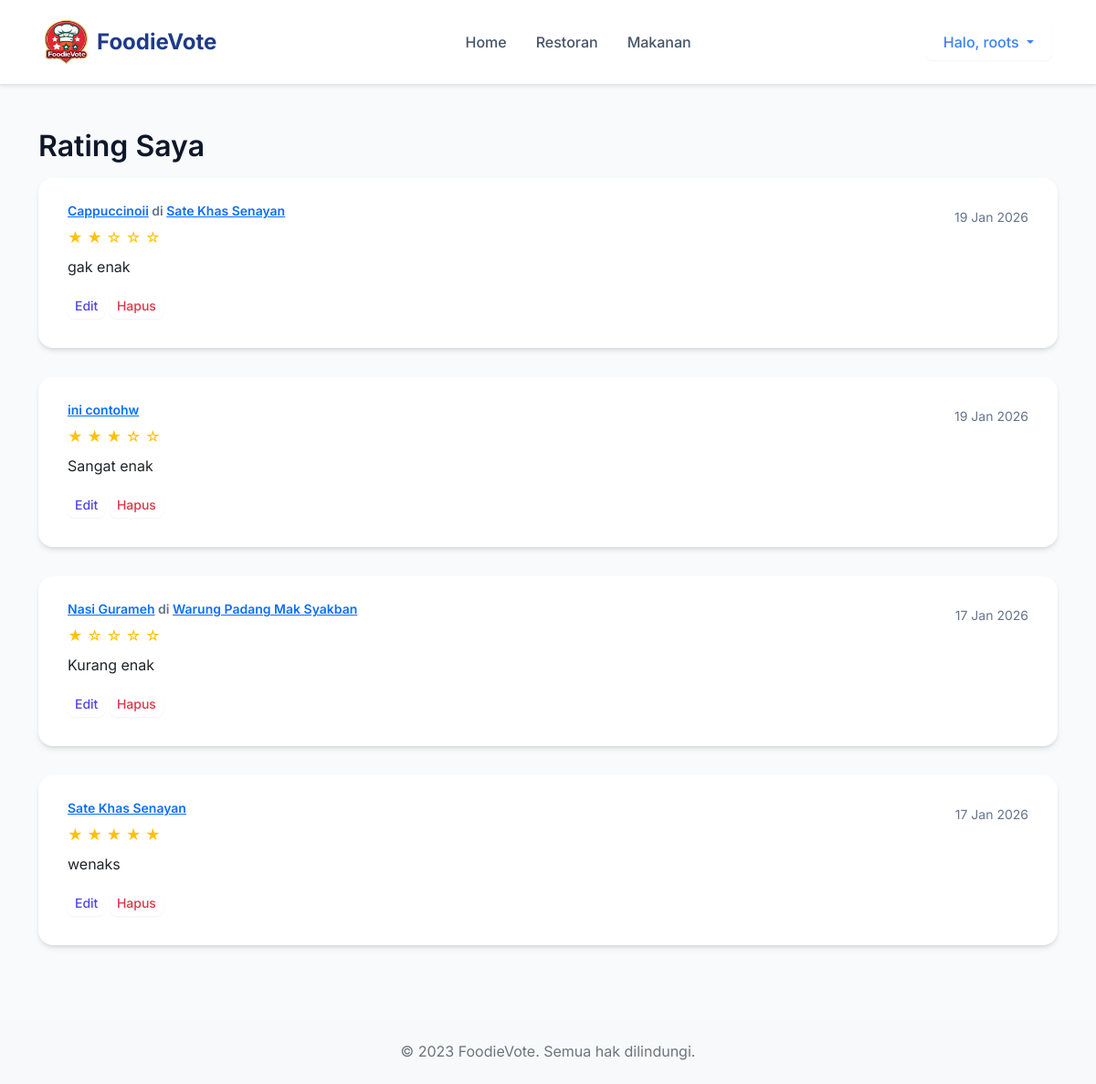
/Sasino/foodievote/index.php?page=my-ratings (signed in), run on the app's committed database.
### tables this page shows
CREATE TABLE `ratings` (
  `id` int NOT NULL,
  `user_id` int NOT NULL,
  `restaurant_id` int DEFAULT NULL,
  `food_id` int DEFAULT NULL,
  `rating` int NOT NULL,
  `review` text,
  `created_at` timestamp NULL DEFAULT CURRENT_TIMESTAMP
);

CREATE TABLE `foods` (
  `id` int NOT NULL,
  `name` varchar(255) NOT NULL,
  `description` text NOT NULL,
  `price` decimal(10,2) NOT NULL,
  `restaurant_id` int NOT NULL,
  `image_url` varchar(500) DEFAULT NULL,
  `created_at` timestamp NULL DEFAULT CURRENT_TIMESTAMP
);

### config/database.php (called while the page is built, shortened)
<?php
function getConnection() {
    try {
        $pdo = new PDO("mysql:host=" . DB_HOST . ";dbname=" . DB_NAME, DB_USER, DB_PASS);
        $pdo->setAttribute(PDO::ATTR_ERRMODE, PDO::ERRMODE_EXCEPTION);
        return $pdo;
    } catch(PDOException $e) {
        die("Koneksi gagal: " . $e->getMessage());
    }
}

### core/session.php (called while the page is built, shortened)
<?php
function getSession($key) {
    return isset($_SESSION[$key]) ? $_SESSION[$key] : null;
}

### modules/ratings/rating.model.php (called while the page is built, shortened)
<?php
require_once __DIR__ . '/../../config/database.php';
class RatingModel {
    private $conn;
    public function __construct() {
        $this->conn = getConnection();
    }
    private function validateId($id) {
        return (int)$id;
    }
    public function getRatingsByUser($userId) {
        try {
            $userId = $this->validateId($userId);
            $sql = "SELECT r.id, r.user_id, r.restaurant_id, r.food_id, r.rating, r.review, r.created_at,
                    u.username,
                    COALESCE(res.name, res2.name) as restaurant_name,
                    f.name as food_name
                    FROM ratings r
                    JOIN users u ON r.user_id = u.id
                    LEFT JOIN restaurants res ON r.restaurant_id = res.id
                    LEFT JOIN foods f ON r.food_id = f.id
                    LEFT JOIN restaurants res2 ON f.restaurant_id = res2.id
                    WHERE r.user_id = :user_id
                    ORDER BY r.created_at DESC";
            $stmt = $this->conn->prepare($sql);
            $stmt->bindParam(':user_id', $userId, PDO::PARAM_INT);
            $stmt->execute();
            return $stmt->fetchAll(PDO::FETCH_ASSOC);
        } catch (Exception $e) {
            error_log("Error in getRatingsByUser: " . $e->getMessage());
            return [];
        }
    }
}

### views/user/my-ratings.php (the view, shortened to what this page needs)
<?php
require_once '../modules/ratings/rating.model.php';
$ratingModel = new RatingModel();
$userId = getSession('user_id');
$userRatings = $ratingModel->getRatingsByUser($userId);
?>
<h1>Rating Saya</h1>
<?php if (!empty($userRatings)): ?>
    <?php foreach ($userRatings as $rating): ?>
        <div class="card mb-3">
            <div class="card-body">
                <div class="d-flex justify-content-between">
                    <h6 class="card-subtitle mb-2">
                        <?php if (!empty($rating['food_name'])): ?>
                            <a href="index.php?page=food-detail&id=<?php echo $rating['food_id']; ?>"><?php echo htmlspecialchars($rating['food_name']); ?></a>
                            <span class="text-muted">di</span>
                            <a href="index.php?page=restaurant-detail&id=<?php echo $rating['restaurant_id']; ?>"><?php echo htmlspecialchars($rating['restaurant_name'] ?? 'Restoran Tidak Diketahui'); ?></a>
                        <?php else: ?>
                            <a href="index.php?page=restaurant-detail&id=<?php echo $rating['restaurant_id']; ?>"><?php echo htmlspecialchars($rating['restaurant_name'] ?? 'Restoran Tidak Diketahui'); ?></a>
                        <?php endif; ?>
                    </h6>
                    <small class="text-muted"><?php echo date('d M Y', strtotime($rating['created_at'])); ?></small>
                </div>
                <div class="mb-2">
                    <?php for ($i = 1; $i <= 5; $i++): ?>
                        <span class="text-warning"><?php echo $i <= $rating['rating'] ? '★' : '☆'; ?></span>
                    <?php endfor; ?>
                </div>
                <p class="card-text"><?php echo htmlspecialchars($rating['review'] ?? ''); ?></p>
                <button class="btn btn-sm btn-outline-primary" data-bs-toggle="modal" data-bs-target="#editModal<?php echo $rating['id']; ?>">Edit</button>
                <button class="btn btn-sm btn-outline-danger" data-bs-toggle="modal" data-bs-target="#deleteModal<?php echo $rating['id']; ?>">Hapus</button>
            </div>
        </div>
    <?php endforeach; ?>
<?php else: ?>
    <p>Anda belum memberikan rating apapun.</p>
<?php endif; ?>

### assets/css/style.css (style rules this page uses)
body { font-family: 'Segoe UI', Tahoma, Geneva, Verdana, sans-serif; padding-top: 20px; padding-bottom: 20px; }
.card { box-shadow: 0 4px 6px rgba(0, 0, 0, 0.1); transition: transform 0.3s ease; }
.btn { border-radius: 30px; }
body:not(.admin-body) { padding-top: 20px; }

### assets/css/dashboard.css (style rules this page uses)
:root { --neutral-50: #f8fafc; --neutral-100: #f1f5f9; --neutral-200: #e2e8f0; --neutral-300: #cbd5e1; --neutral-400: #94a3b8; --neutral-500: #64748b; --neutral-600: #475569; --neutral-700: #334155; --neutral-800: #1e293b; --neutral-900: #0f172a; --brand-primary: #4f46e5; --brand-primary-light: #818cf8; --brand-primary-dark: #4338ca; --brand-success: #10b981; --brand-warning: #f59e0b; --brand-danger: #ef4444; --spacing-xs: 0.25rem; --spacing-sm: 0.5rem; --spacing-md: 1rem; --spacing-lg: 1.5rem; --spacing-xl: 2rem; --spacing-2xl: 3rem; --radius-sm: 0.375rem; --radius-md: 0.5rem; --radius-lg: 0.75rem; --radius-xl: 1rem; --radius-2xl: 1.5rem; --shadow-sm: 0 1px 2px 0 rgb(0 0 0 / 0.05); --shadow-md: 0 4px 6px -1px rgb(0 0 0 / 0.1), 0 2px 4px -2px rgb(0 0 0 / 0.1); --shadow-lg: 0 10px 15px -3px rgb(0 0 0 / 0.1), 0 4px 6px -2px rgb(0 0 0 / 0.05); --shadow-xl: 0 20px 25px -5px rgb(0 0 0 / 0.1), 0 8px 10px -6px rgb(0 0 0 / 0.1); --transition-fast: 0.15s ease; --transition-normal: 0.25s ease; --transition-slow: 0.35s ease; }
* { box-sizing: border-box; }
body { font-family: 'Inter', -apple-system, BlinkMacSystemFont, 'Segoe UI', Roboto, Oxygen, Ubuntu, Cantarell, 'Open Sans', 'Helvetica Neue', sans-serif; color: var(--neutral-800); background-color: var(--neutral-50); line-height: 1.5; padding-top: 0; }
h1, h2, h3, h4, h5, h6 { font-weight: 600; line-height: 1.2; margin-bottom: 0.5rem; color: var(--neutral-900); }
h1 { font-size: 2rem; margin-bottom: 1rem; }
h6 { font-size: 0.875rem; }
p { margin-bottom: 1rem; }
.card { border: none !important; border-radius: var(--radius-xl) !important; box-shadow: var(--shadow-md) !important; transition: var(--transition-normal) !important; overflow: hidden; margin-bottom: var(--spacing-xl) !important; }
.card-body { padding: var(--spacing-xl) !important; }
.btn { border-radius: var(--radius-md) !important; padding: var(--spacing-sm) calc(var(--spacing-md) * 1.25) !important; font-weight: 500 !important; transition: var(--transition-fast) !important; border: none !important; position: relative; overflow: hidden; box-shadow: var(--shadow-sm) !important; }
.btn::before { content: ''; position: absolute; top: 0; left: 0; right: 0; bottom: 0; background: linear-gradient(to bottom, rgba(255,255,255,0.2), rgba(255,255,255,0)) !important; opacity: 0; transition: var(--transition-fast) !important; }
.btn-outline-primary { border-color: var(--brand-primary) !important; color: var(--brand-primary) !important; }
.btn-sm { padding: var(--spacing-xs) var(--spacing-sm) !important; font-size: 0.875rem !important; }
.text-muted { color: var(--neutral-500) !important; }
.d-flex { display: flex !important; }
.justify-content-between { justify-content: space-between !important; }
.card { transition: all var(--transition-normal) cubic-bezier(0.25, 0.46, 0.45, 0.94); }
.btn { transition: all var(--transition-fast) cubic-bezier(0.25, 0.46, 0.45, 0.94); }

### assets/css/navUser.css (style rules this page uses)
* { margin: 0; padding: 0; box-sizing: border-box; }
body { margin: 0 !important; padding: 0 !important; }

### data on the page
ratings: food.name "Cappuccinoii", restaurant_name "Sate Khas Senayan", created_at "19 Jan 2026", rating 2 (drawn), review "gak enak"
ratings: restaurant_name "ini contohw", created_at "19 Jan 2026", rating 3 (drawn), review "Sangat enak"
ratings: food.name "Nasi Gurameh", restaurant_name "Warung Padang Mak Syakban", created_at "17 Jan 2026", rating 1 (drawn), review "Kurang enak"
ratings: restaurant_name "Sate Khas Senayan", created_at "17 Jan 2026", rating 5 (drawn), review "wenaks"

### other printed values
getSession('username') "roots"
